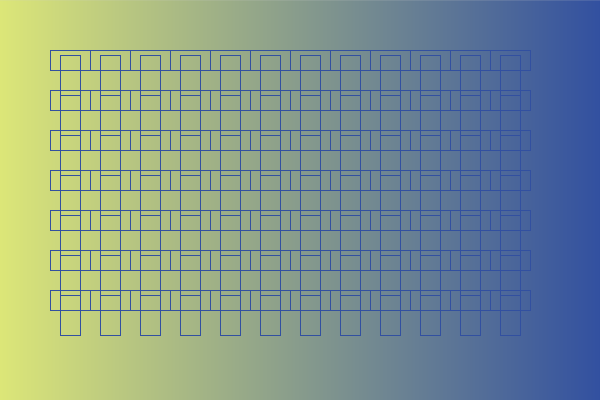
Frame 1 (no input)
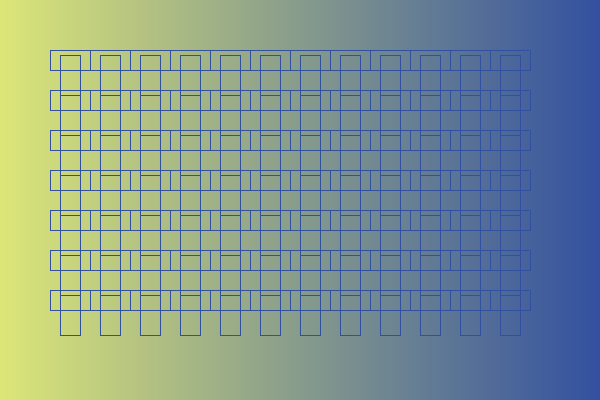
Frame 60 (the mouse pressed at the canvas centre just before this capture)
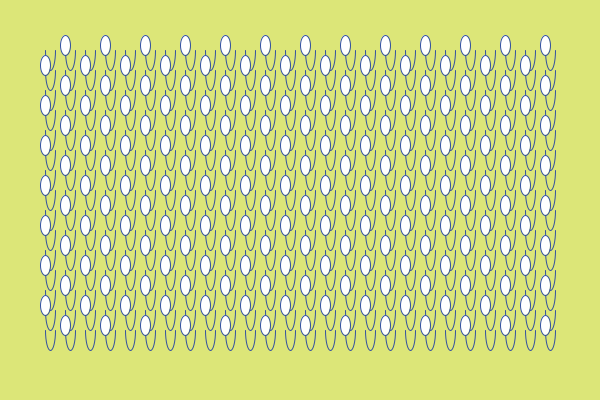
Frame 120 (the mouse held since frame 60 and released just before this capture)

The Processing sketch that drew these frames (run headless with seeded random() and noise(); from frame 60 on, the mouse is pressed at the canvas centre):

// Processing sketch: DavitAvoyan_Patterns
// ── DavitAvoyan_Patterns.pde
int option = 1;  //initiating the variable that will return different
                  //results based on clicks

color a, b, c;   //colors for backgrounds and the first gradient

int y = 0;        //variable for the heights of the shapes
int h = 600;      //height of the screen

void setup(){  //initiates the program
  size(600, 400);  //size of the screen of the output
  
  a = color(220, 230, 120);  //colors of 1st gradient and backgrounds for 2nd and 3rd 
  b = color(50, 80, 160);      //respectively
 
}


void draw() {  //inititates the looping function
  //beginning at y, as long as it's < y+h, i++
   
  noFill();
  if(option == 1){  //executes if mouse isn't clicked, or upon every third click
    for(int i = y; i < y + h; i++){ //for every i, if i<y+h, we have i=i+1  
      float remap = map(i, y, y+h, 0, 1);  //remaps value of i as it exists
                                            //between y & y+h to a value 
                                            //between 0 and 1
     
      c = lerpColor(a, b, remap);  //lerps the color and gives us the gradient from a & b
      stroke(c);    
      line(i, y, i, y+h);  //lines for the gradient with stroke of c
  } //i
    int diversity = 0;  //value for the different types of rectangles
    for(int x = 50; x <= (width-80); x+= 40) {  //reprinting across width
      for(int y = 50; y <= (height-80); y+= 20) { 
        //reprinting across height
        if(diversity == 0){  //first print this type of rectangle
          rect(x, y, 40, 20);
          diversity++; } //if
          
        else if(diversity == 1){  //then this
          rect(x+10, y-15, 20, 40);
          diversity = 0;} //if
          
      } //y
      } //x 
  } //if
  
  else if (option == 2){  //executes if mouse is clicked once, and upon   
                                                //every third click after  
    noFill();  //don't fill the arcs                                         
    background(a);
    int orient = 0;  //initiate a variable that will determine the angle of the arc
    for(int x = 50; x <= width-50; x+= 20){
      for (int y = 50; y <= height-60; y+= 20){
        noFill();  //don't fill this type of arc
        if(orient <= 1){ //orient<=1 so it can print twice
          arc(x, y, 10, 40, 0, PI);
          orient++;
        } //if
        
        if(orient == 2){  //this is deliberately not else if
                          //this angle of the arc will print once and reset                        
          fill(255);  //fill the second type of arch
          arc(x-5, y-5, 10, 20, 0, 2*PI);         
          orient = 0;
        } //if
    } //y
  } //x
  }//elseif
    
  
  else{  //executes if mouth is clicked twice, and upon    
                                        //every third click after   
    background(b);  //set background to b color
    fill(255);  //fill the triangles
    noStroke();
    int reverse = 0;  //initiate a variable that will determine the orientation of triangle 
    for(int x = 50; x <= width-50; x+= 20){  //x coordinate loop, setting spacing and bounds
      for (int y = 50; y <= height-50; y+= 20){  //y coordinate loop, vertical spacing, bounds
        if(reverse == 0){  //first triangle will be straight
          triangle(x, y, x+5, y-10, x+10, y);  //coordinates of triangle's 3 points
          reverse++;} //and we'll increment the variable to rotate the next triangle
          
        if(reverse == 1){  //the second triangle will be upside down with same attributes
           triangle(x, y, x-5, y+10, x-10, y);  //coordinates of inverted triangle
           reverse = 0;  //setting value to 0 to go back to straight triangles
        }
    } //y
  } //x
    
  } //else
} //draw()

void mousePressed(){  //when mouse is pressed, variable changes value
                      //our if statements depend on this value
  option++;
  if(option > 3){  //once option>3 to avoid going out of bounds, reset it to 1st option
    option = 1;
  } //if
  
} //mousePressed()
    
